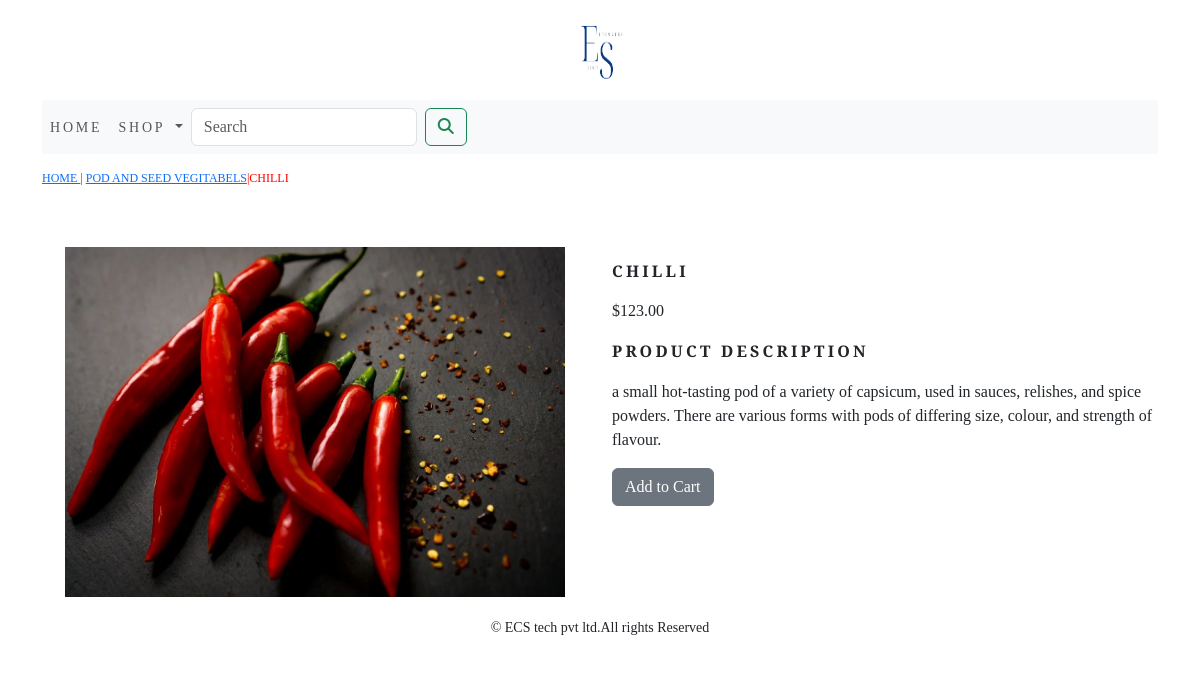
The app's page /ecommers/pod-and-seed-vegitabels/chilli/ (signed in) with its own data.
### ecommers_app/models.py (models this page shows, shortened)
class Product(models.Model):
    name = models.CharField(max_length=300, unique=True)
    slug=models.SlugField(max_length=250,unique=True)
    description=models.TextField(blank=True)
    price=models.DecimalField(max_digits=10,decimal_places=2)
    category=models.ForeignKey(Category,on_delete=models.CASCADE) #cascade using the previous values delete and new add
    image= models.ImageField(upload_to='product', blank=True)
    stock=models.IntegerField()
    available=models.BooleanField(default=True)
    created=models.DateField(auto_now_add=True)
    updated=models.DateField(auto_now=True)
    class Metta:
        ordering=('name',)
        verbose_name='product'
        verbose_name_plural='products'

class Category(models.Model):
    name=models.CharField(max_length=300,unique=True)  #unique using the name consider only unque value
    slug=models.SlugField(max_length=250,unique=True)
    description=models.TextField(blank=True)
    image=models.ImageField(upload_to='category',blank=True)
    class Metta:
        ordering=('name',)
        verbose_name='category'
        verbose_name_plural='categories'
    def get_url(self):
        return reverse('ecommers_app:product_by_category',args=[self.slug])
    def __str__(self):
        return '{}'.format(self.name)

### ecommers_app/views.py (the view)
# urls.py: path('<slug:c_slug>/<slug:product_slug>/', views.proDetail, name='prodCatdetail'),
def proDetail(request,c_slug,product_slug):
    try:
        product=Product.objects.get(category__slug=c_slug,slug=product_slug)
    except Exception as e:
        raise e
    return render(request,'product.html',{'kproduct':product})

### cart_app/context_processors.py (called while the page is built)
def counter(request):
    item_count=0
    if 'admin' in request.path:
        return {}
    else:
        try:
            cart=Cart.objects.filter(cart_id=_cart_id(request))
            cart_items=CartItem.objects.all().filter(cart=cart[:1])
            for cart_item in cart_items:
                item_count += cart_item.quantity
        except Cart.DoesNotExist:
            item_count = 0
    return dict(item_count=item_count)

### cart_app/views.py (called while the page is built)
def _cart_id(request):
    cart=request.session.session_key
    if not cart:
        cart=request.session.session.create()
    return cart

### ecommers_app/context_processors.py (called while the page is built)
def menu_links(request):
    links=Category.objects.all()
    return dict(links=links)

### templates/product.html (shortened to what this page needs)
{% extends 'base.html' %}
{% load static %}
{% block content %}
<div class="row my_prod_row_class">
    <div class="mx_auto">
        <p><a href="{% url 'ecommers_app:allProdCat' %}"> HOME </a> | <a href="{{kproduct.category.get_url}}">{{kproduct.category}}</a>|{{kproduct.name}}</p>
    </div>
</div>
<div  class="containetr">
<br>
<div class="row">
    <div class="col-12 col-sm-12 col-md-12 col-lg-6 text-center">
        <div style="min-width:18rem">
            <img src="{{kproduct.image.url}}" alt="{{kproduct.name}}" width="500px" height="350px">
        </div>
    </div>
        <div class="col-12 col-sm-12 col-md-12 col-lg-6">
            <div>
                <h1 class="my_prod_title"><b>{{kproduct.name}}</b></h1>
            <p>${{kproduct.price}}</p>
                <p class="my_title"><b>Product Description</b></p>
            <p class="text-justify my_rod_text">{{kproduct.description}}</p>
            {% if kproduct.stock <= 0 %}
            <p class="text-justify my_prod_text"><b>Out of stock</b></p>
            {% else %}
            <a class="btn btn-secondary" href="{% url 'cart_app:add_cart' kproduct.id %}">Add to Cart</a>
            {% endif %}
        </div>
    </div>
</div>
    </div>
{% endblock %}

### static/css/custom.css (style rules this page uses)
body { font-family: 'Hedvig Letters Serif', serif; }
.my_title { font-size:16px; text-transform:uppercase; letter-spacing:.2em; }
.my_prod_row_class { padding-top:15px; padding-bottom:20px }
.my_prod_row_class .mx_auto { color:red; font-size:12px; text-decoration:none; }
.my_prod_title { font-size:16px; text-transform:uppercase; letter-spacing:.2em; padding-top:15px; padding-bottom:10px; }

### records on screen
Product: category "POD AND SEED VEGITABELS", name "CHILLI", image (picture), price "123.00", description "a small hot-tasting pod of a variety of capsicum, used in sauces, relishes, and spice powders. There are various forms with pods of differing size, colour, and strength of flavour."
